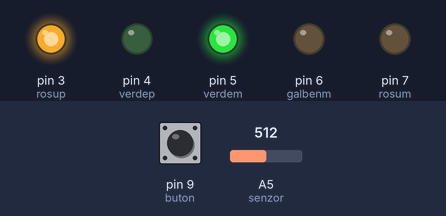
Simulated run of this sketch. Board: Arduino Uno, built with avr-gcc and run on an emulated ATmega328P. On the bench: output pins drawn as LEDs (lit = HIGH). Dashed ring = blinking. Inputs (shaded band) come from the test bench; at power-on: A5 (senzor) = 512, pin 9 (buton) HIGH.

Above: at 1.2 s.
1.3 s: A5 (senzor) set to 491
At 1.7 s:
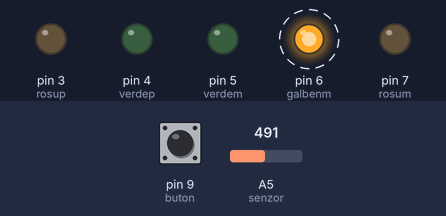
4.3 s: A5 (senzor) set to 510
At 5.0 s:
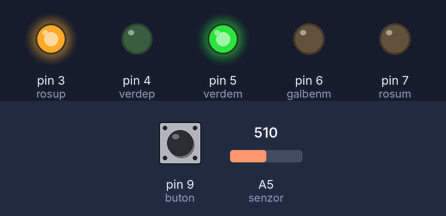
5.8 s: pin 9 (buton) pulled LOW for 0.15 s
At 11.2 s:
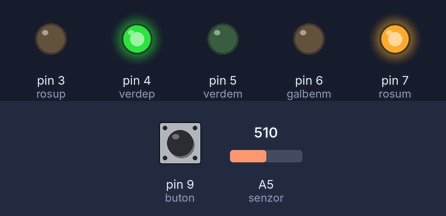
17.9 s: A5 (senzor) set to 511
Timing chart, 0 to 20.5 s (numbered marks = the images above; inputs shaded):
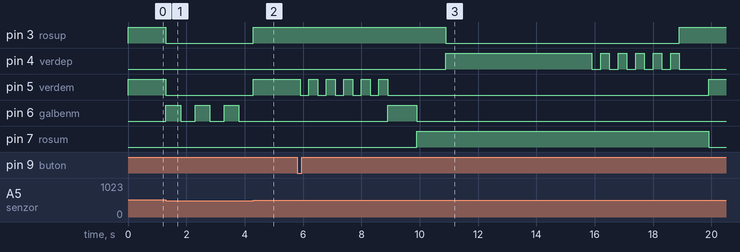

The sketch:

Proiect_SP.ino
```cpp
const int verdem = 5;
const int galbenm = 6;
const int rosum = 7;
const int verdep = 4;
const int rosup = 3;
const int buton = 9;
const int senzor = A5;
int ok = 1;
int glb = 2;
int val = 0;

void setup() {
  pinMode(verdem,OUTPUT);
  pinMode(galbenm,OUTPUT);
  pinMode(rosum,OUTPUT);
  pinMode(verdep,OUTPUT);
  pinMode(rosup,OUTPUT);
  pinMode(buton,INPUT);
  pinMode(senzor,INPUT);
}

void loop() {
  val = analogRead(senzor);
  if (val > 500 && ok == 1){
    digitalWrite(verdem, HIGH);
    digitalWrite(rosup, HIGH);
    ok = 2;
    glb = 2;
  }
  if (val > 500 && ok == 2){
    if(digitalRead(buton) == LOW){
      schimbaculori();
    }
  }
  if (val < 500 && glb == 2){
    oprestetot();
    glb = 1;
    ok = 1;
  }
  if (val < 500 && ok == 1 && glb == 1){
    digitalWrite(galbenm, HIGH);
    delay(500);
    digitalWrite(galbenm, LOW);
    delay(500);
  }

}

void oprestetot(){
  digitalWrite(verdem, LOW);
  digitalWrite(galbenm, LOW);
  digitalWrite(rosum, LOW);
  digitalWrite(verdep, LOW);
  digitalWrite(rosup, LOW);
}

void schimbaculori(){
  delay(100);
  for (int i = 1; i < 6; i++){
    digitalWrite(verdem, LOW);
    delay(300);
    digitalWrite(verdem, HIGH);
    delay(300);
  }
  digitalWrite(verdem, LOW);
  digitalWrite(galbenm, HIGH);
  delay(1000);
  digitalWrite(galbenm, LOW);
  digitalWrite(rosum, HIGH);
  delay(1000);
  digitalWrite(rosup, LOW);
  digitalWrite(verdep, HIGH);
  delay(5000);
  for (int i = 1; i < 6; i++){
    digitalWrite(verdep, LOW);
    delay(300);
    digitalWrite(verdep, HIGH);
    delay(300);
  }
  digitalWrite(verdep, LOW);
  digitalWrite(rosup, HIGH);
  delay(1000);
  digitalWrite(rosum, LOW);
  digitalWrite(verdem, HIGH);
}
```

Measured:
- the behaviour switches between 500 and 499 on A5 (senzor) (found by bisection; images 0 and 1)
- after the input at 1.3 s, pin 3 (rosup), pin 5 (verdem): HIGH → LOW at once; pin 6 (galbenm): alternates HIGH for 0.50 s and LOW for 0.50 s, starting at once
- after the input at 4.3 s, pin 3 (rosup), pin 5 (verdem): LOW → HIGH at once; pin 6 (galbenm): stays LOW (without the input it goes to HIGH after 0.00 s)
- after the input at 5.8 s, pin 3 (rosup): HIGH → LOW after 5.1 s; pin 4 (verdep): LOW → HIGH after 5.1 s, then repeats every 0.60 s: LOW 0.30 s, HIGH 0.30 s
